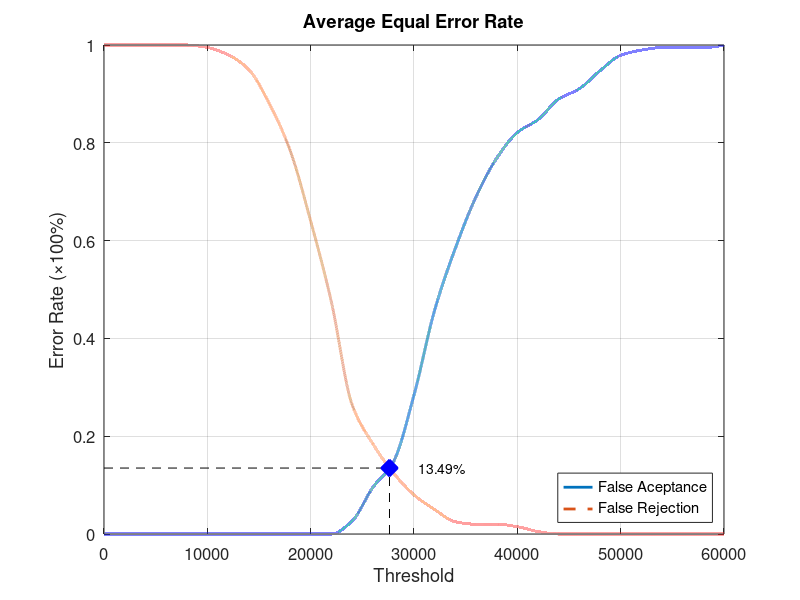
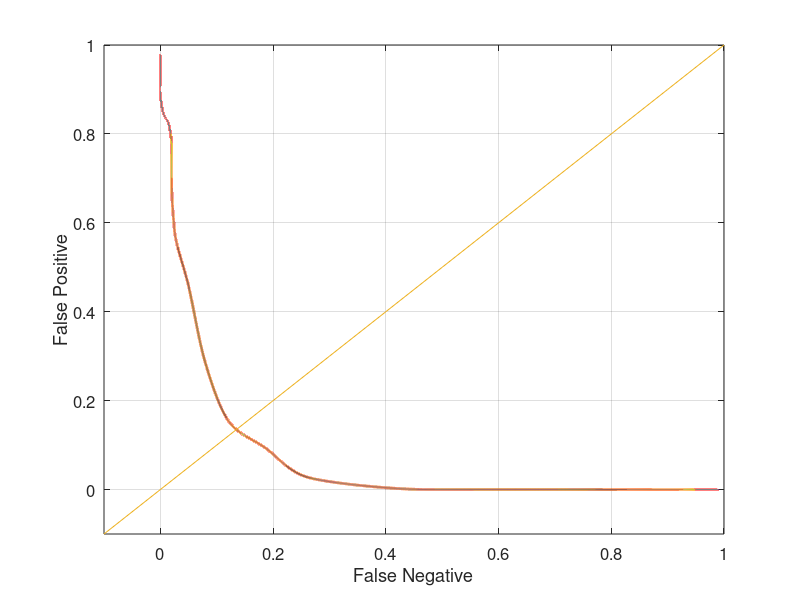

Recreate these plots in MATLAB, in order.
function yEER = Database4_1
close all;
clear;
clc;
x = 0:2000:60000;
xq = 0:0.5:60000;

y0 = [0 0 0 0 0 0 0 0 0 0 0 0 0.0263158 0.0947368 0.147368 0.284211 0.457895 0.584211 0.689474 0.768421 0.821053 0.847368 0.889474 0.910526 0.947368 0.978947 0.989474 0.994737 0.994737 0.994737 1];
yy0 = interp1(x, y0, xq, 'pchip');
y1 = [1 1 1 1 1 0.995 0.98 0.95 0.88 0.785 0.64 0.475 0.265 0.185 0.125 0.08 0.05 0.025 0.02 0.02 0.015 0.005 0 0 0 0 0 0 0 0 0];
yy1 = interp1(x, y1, xq, 'pchip');

% Calculating EER: 
y2 = abs(y0 - y1);
find(y2 == min(y2))
yy2 = abs(yy0 - yy1);
xEER = find(yy2 == min(yy2));
xEERIndex = xq(xEER) % X-axis EER
yEER = yy0(xEER) % Y-axis EER

main = figure
plot(xq, yy0,'-','LineWidth', 2);	hold on
plot(xq, yy1,'--','LineWidth', 2);	hold on
plot([xEERIndex xEERIndex], [0 yEER], 'k--');	hold on
plot([0 xEERIndex], [yEER yEER], 'k--');	hold on
plot(xEERIndex, yEER, 'bx', 'LineWidth', 10);	hold on
text(xEERIndex + 10 * xEERIndex / 100, yEER, [num2str(round((10000 * yEER)) / 100) '%'])
legend('False Aceptance', 'False Rejection', 'Location', 'SouthEast')
xlabel('Threshold')
ylabel('Error Rate (\times100%)')
title('Average Equal Error Rate')
set(gca, 'FontSize', 12)
axis([0 60000 0 1])
grid on

print(main, 'Database4_1Main', '-dpng');
FNRxFPR = figure('Color', [1 1 1]);
plot(yy1, yy0, '-', yy1, yy0, 'LineWidth', 2);
hold on
y = -0.1:0.1:1
plot(y, y); 
set(gca, 'FontSize', 12)
xlabel('False Negative')
ylabel('False Positive')
axis([-0.1 1 -0.1 1])
set(gca, 'FontSize', 12)
grid on

print(FNRxFPR, 'Database4_1FNRxFPR','-dpng');
end
